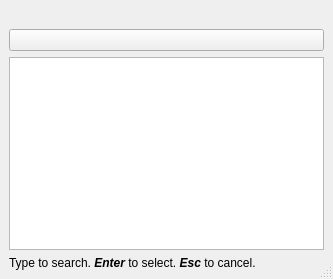
<?xml version="1.0" encoding="UTF-8"?>
<ui version="4.0">
 <class>QuickLaunchDialog</class>
 <widget class="QDialog" name="QuickLaunchDialog">
  <property name="geometry">
   <rect>
    <x>0</x>
    <y>0</y>
    <width>333</width>
    <height>279</height>
   </rect>
  </property>
  <property name="windowTitle">
   <string>Dialog</string>
  </property>
  <property name="sizeGripEnabled">
   <bool>true</bool>
  </property>
  <layout class="QVBoxLayout">
   <property name="spacing">
    <number>6</number>
   </property>
   <property name="margin">
    <number>9</number>
   </property>
   <item>
    <widget class="QLabel" name="searchString">
     <property name="text">
      <string/>
     </property>
     <property name="alignment">
      <set>Qt::AlignCenter</set>
     </property>
    </widget>
   </item>
   <item>
    <widget class="QPushButton" name="selection">
     <property name="focusPolicy">
      <enum>Qt::NoFocus</enum>
     </property>
     <property name="text">
      <string/>
     </property>
    </widget>
   </item>
   <item>
    <widget class="QListWidget" name="options"/>
   </item>
   <item>
    <widget class="QLabel" name="label">
     <property name="text">
      <string>&lt;html&gt;&lt;head/&gt;&lt;body&gt;&lt;p&gt;Type to search. &lt;span style=&quot; font-weight:600; font-style:italic;&quot;&gt;Enter&lt;/span&gt; to select. &lt;span style=&quot; font-weight:600; font-style:italic;&quot;&gt;Esc &lt;/span&gt;to cancel.&lt;/p&gt;&lt;/body&gt;&lt;/html&gt;</string>
     </property>
     <property name="wordWrap">
      <bool>true</bool>
     </property>
    </widget>
   </item>
  </layout>
 </widget>
 <resources/>
 <connections/>
</ui>
